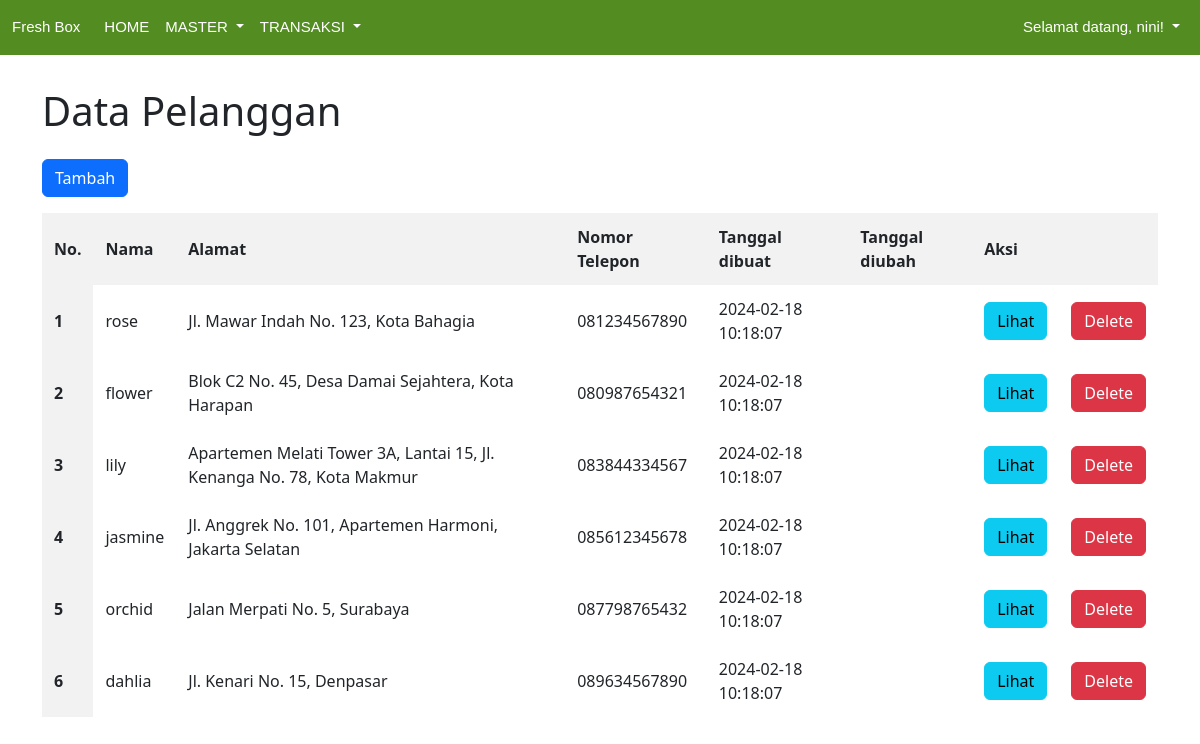
/pelanggan.php (signed in), run on the app's committed database.
### tables this page shows
CREATE TABLE `pelanggan` (
  `id` int(10) UNSIGNED NOT NULL,
  `nama` varchar(255) NOT NULL,
  `alamat` text NOT NULL,
  `nomor_telepon` varchar(15) NOT NULL,
  `created_at` timestamp NOT NULL DEFAULT current_timestamp(),
  `updated_at` timestamp NULL DEFAULT NULL ON UPDATE current_timestamp()
);

### pelanggan.php (the view, shortened to what this page needs)
<!DOCTYPE html>
<html>
<head>
</head>
<body>
    <?php include "menu.php"; ?>
    <?php
    require "koneksi.php";
    $sql = "SELECT * FROM pelanggan";
    $query = mysqli_query($koneksi, $sql);
    ?>
    <div class="container">
        <h1 class="heading mb-4">Data Pelanggan</h1>
        <form action="new-pelanggan.php" method="GET">
            <button type="submit" class="btn btn-primary mb-3">Tambah</button>
        </form>
        <table>
            <thead>
                <tr>
                    <th scope="col">No.</th>
                    <th scope="col">Nama</th>
                    <th scope="col">Alamat</th>
                    <th scope="col">Nomor Telepon</th>
                    <th scope="col">Tanggal dibuat</th>
                    <th scope="col">Tanggal diubah</th>
                    <th colspan="2" class="table-actions" scope="col">Aksi</th>
                </tr>
            </thead>
            <tbody>
                <?php $i = 1; ?>
                <?php while ($pelanggan = mysqli_fetch_array($query)) : ?>
                    <tr>
                        <th scope="row"><?= $i ?></th>
                        <td><?= $pelanggan["nama"] ?></td>
                        <td><?= $pelanggan["alamat"] ?></td>
                        <td><?= $pelanggan["nomor_telepon"] ?></td>
                        <td><?= $pelanggan["created_at"] ?></td>
                        <td><?= $pelanggan["updated_at"] ?></td>
                        <td>
                            <form action="read-pelanggan.php" method="GET">
                                <button type="submit" class="btn btn-info">Lihat</button>
                            </form>
                        </td>
                        <td>
                            <form action="delete-pelanggan.php" method="POST" onsubmit="return konfirmasi(this)">
                                <button type="submit" class="btn btn-danger">Delete</button>
                            </form>
                        </td>
                    </tr>
                    <?php $i++; ?>
                <?php endwhile ?>
            </tbody>
        </table>
    </div>
</body>
</html>

### pelanggan.php (style rules this page uses)
.container { margin-top: 2rem; padding: 0 1rem; }
.heading { margin-bottom: 1.5rem; }
.btn { display: inline-block; padding: 0.375rem 0.75rem; font-size: 1rem; font-weight: 400; line-height: 1.5; text-align: center; text-decoration: none; vertical-align: middle; cursor: pointer; border: 1px solid transparent; border-radius: 0.25rem; }
.btn-primary { color: #fff; background-color: #007bff; border-color: #007bff; }
table { width: 100%; border-collapse: collapse; }
th, td { padding: 0.75rem; border: 1px solid #dee2e6; text-align: left; }
th { background-color: #f2f2f2; }
.table-actions { width: 10rem; }

### data on the page
pelanggan: nama "rose", alamat "Jl. Mawar Indah No. 123, Kota Bahagia", nomor_telepon "081234567890", created_at "2024-02-18 10:18:07"
pelanggan: nama "flower", alamat "Blok C2 No. 45, Desa Damai Sejahtera, Kota Harapan", nomor_telepon "080987654321", created_at "2024-02-18 10:18:07"
pelanggan: nama "lily", alamat "Apartemen Melati Tower 3A, Lantai 15, Jl. Kenanga No. 78, Kota Makmur", nomor_telepon "083844334567", created_at "2024-02-18 10:18:07"
pelanggan: nama "jasmine", alamat "Jl. Anggrek No. 101, Apartemen Harmoni, Jakarta Selatan", nomor_telepon "085612345678", created_at "2024-02-18 10:18:07"
pelanggan: nama "orchid", alamat "Jalan Merpati No. 5, Surabaya", nomor_telepon "087798765432", created_at "2024-02-18 10:18:07"
pelanggan: nama "dahlia", alamat "Jl. Kenari No. 15, Denpasar", nomor_telepon "089634567890", created_at "2024-02-18 10:18:07"

### other printed values
$_SESSION["username"] "nini"
